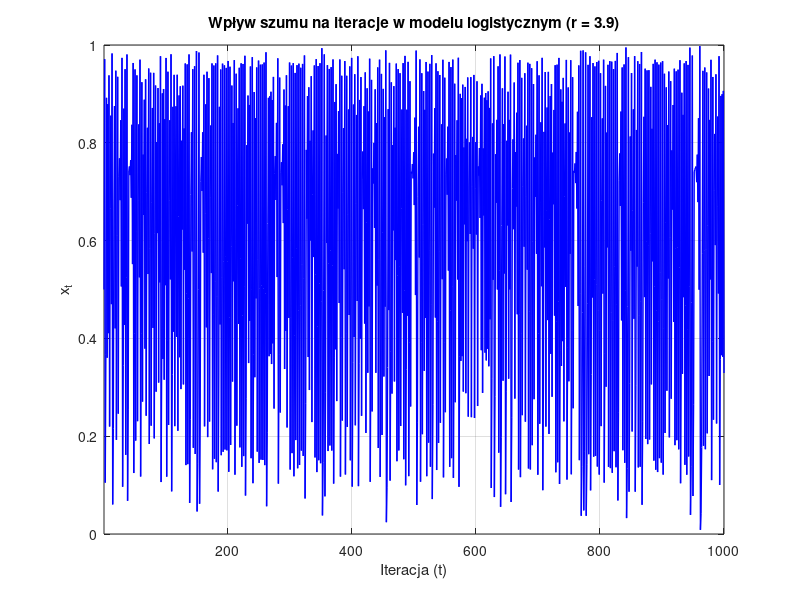

Write the MATLAB code that produced this figure.
function logistic_with_noise()
    % Ustawienia
    r = 3.9; % Ustalona wartość r w zakresie chaotycznym
    x0 = 0.5; % Ustalona wartość początkowa
    n_iterations = 1000; % Liczba iteracji
    noise_magnitude = 0.01; % Magnituda szumu

    % Obliczanie wartości xt z szumem
    x = zeros(1, n_iterations);
    x(1) = x0;

    for t = 2:n_iterations
        noise = noise_magnitude * randn; % Generowanie losowego szumu
        x(t) = r * x(t-1) * (1 - x(t-1)) + noise; % Dodawanie szumu
        % Ograniczenie wartości do przedziału [0, 1]
        x(t) = max(0, min(1, x(t))); % Zapewnienie, że x pozostaje w granicach
    end

    % Wykres wyników
    figure;
    plot(x, 'b-', 'LineWidth', 1);
    title('Wpływ szumu na iteracje w modelu logistycznym (r = 3.9)');
    xlabel('Iteracja (t)');
    ylabel('x_t');
    xlim([1, n_iterations]);
    ylim([0, 1]);
    grid on;
end
